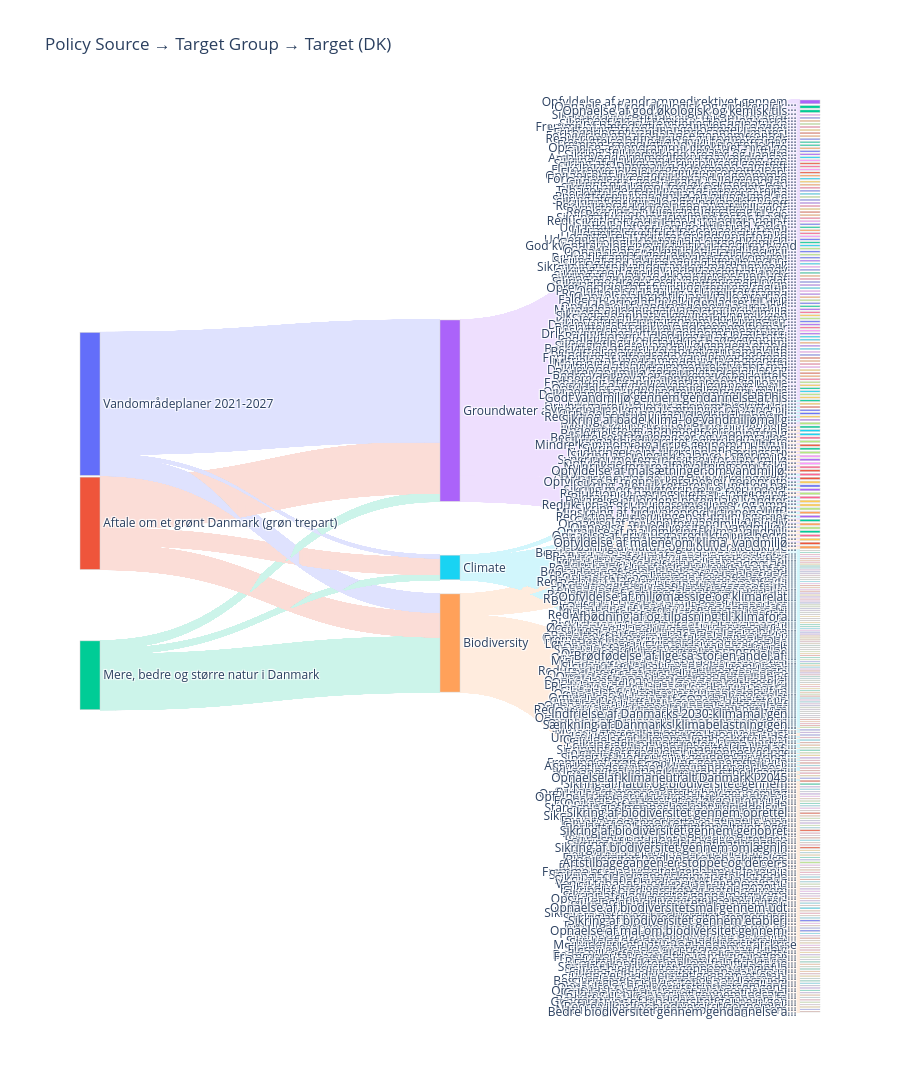

Notebook code for this chart:
### Code cell
# Brug f.eks. Plotlys palette
node_colors = plotly.colors.qualitative.Plotly

# Tildel farver til unikke labels (noder)
color_map = {label: node_colors[i % len(node_colors)] for i, label in enumerate(unique_labels)}

# Liste med farver i samme rækkefølge som unique_labels
node_colors_list = [color_map[label] for label in unique_labels]


# Funktion til at lysne farver (uden brug af gennemsigtighed)
def lighten(hex_color, factor=0.5):
    from plotly.colors import hex_to_rgb
    r, g, b = hex_to_rgb(hex_color)
    r = int(r + (255 - r) * factor)
    g = int(g + (255 - g) * factor)
    b = int(b + (255 - b) * factor)
    return f'rgb({r},{g},{b})'

# Lysnet farve til hver link ud fra source-node
link_colors = [lighten(node_colors_list[src], factor=0.8) for src in all_links['source']]



# Trin 3: Sankey-diagram
fig = go.Figure(data=[go.Sankey(
    arrangement='snap',
    node=dict(
        pad=60,
        thickness=20,
        line=dict(color="lightgray", width=0.5),
        label=list(unique_labels),
        color=node_colors_list
    ),
    link=dict(
        source=all_links['source'],
        target=all_links['target'],
        value=all_links['value'],
        color=link_colors
    )
)])
fig.update_layout(title_text="Policy Source → Target Group → Target (DK)", font_size=12, height=6000)
fig.show()

### Figure 1 — Plotly figure (JSON) as saved in the notebook; plotly's stock layout.template omitted (floating-point values rounded to 4 significant figures; data arrays with more than 128 entries replaced by an {"elided": "..."} marker saying what was removed)
{"data": [{"arrangement": "snap", "link": {"color": {"elided": "31906 str values"}, "source": {"elided": "31906 int values"}, "target": {"elided": "31906 int values"}, "value": {"elided": "31906 int values"}}, "node": {"color": {"elided": "352 str values"}, "label": {"elided": "352 str values"}, "line": {"color": "lightgray", "width": 0.5}, "pad": 60, "thickness": 20}, "type": "sankey"}], "layout": {"font": {"size": 12}, "height": 6000, "title": {"text": "Policy Source → Target Group → Target (DK)"}}}
